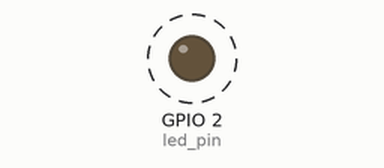
Recording of a sketch running on a simulated ESP32. Parts: output pins drawn as LEDs (lit = HIGH). Dashed ring = blinking.

Above: at 0.5 s.
Timing chart, 0 to 4.6 s (numbered marks = the images above):
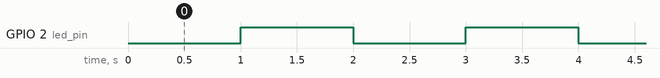

The sketch:

1.ino
```cpp
#if CONFIG_FREERTOS_UNICORE
 static const BaseType_t app_cpu = 0;
#else
 static const BaseType_t app_cpu = 1;
#endif

static const uint16_t timer_divider = 80;
static const uint64_t timer_max_count = 1000000;

static const int led_pin = LED_BUILTIN;

static hw_timer_t *timer = NULL;

void IRAM_ATTR onTimer() {

  int pin_state = digitalRead(led_pin);
  digitalWrite(led_pin, !pin_state);
}

void setup() {

  pinMode(led_pin, OUTPUT);

  timer = timerBegin(0, timer_divider, true);

  timerAttachInterrupt(timer, &onTimer, true);

  timerAlarmWrite(timer, timer_max_count, true);

  timerAlarmEnable(timer);

}

void loop() {
  // put your main code here, to run repeatedly:

}
```

Measured:
- by itself, GPIO 2 (led_pin): alternates HIGH for 1.0 s and LOW for 1.0 s
